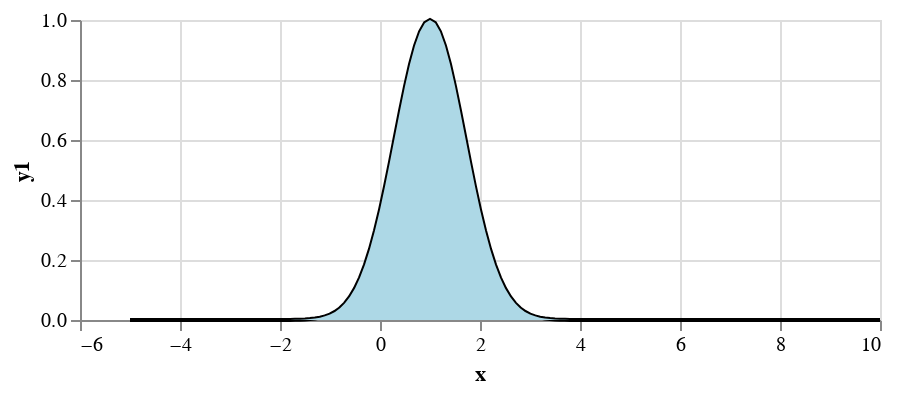

The notebook cell this image was saved under:
### Markdown cell above
### Visualize static gaussian with line + area

### Code cell
base = alt.Chart(df_gauss).encode(
    x = 'x',
    y = 'y1'
)

line = base.mark_line(color='black')

area = base.mark_area(color='lightblue')

(line + area).properties(
    height = 150
)

### Figure 1 — Vega-Lite specification as saved in the notebook (floating-point values rounded to 4 significant figures; data arrays with more than 128 entries replaced by an {"elided": "..."} marker saying what was removed)
{"config": {"view": {"continuousWidth": 400, "continuousHeight": 300}}, "layer": [{"mark": {"type": "line", "color": "black"}, "encoding": {"x": {"type": "quantitative", "field": "x"}, "y": {"type": "quantitative", "field": "y1"}}}, {"mark": {"type": "area", "color": "lightblue"}, "encoding": {"x": {"type": "quantitative", "field": "x"}, "y": {"type": "quantitative", "field": "y1"}}}], "data": {"name": "data-32278d82e4e7847a6ce2e9ffa34a6c8a"}, "height": 150, "$schema": "https://vega.github.io/schema/vega-lite/v4.8.1.json", "datasets": {"data-32278d82e4e7847a6ce2e9ffa34a6c8a": {"elided": "151 records"}}}
